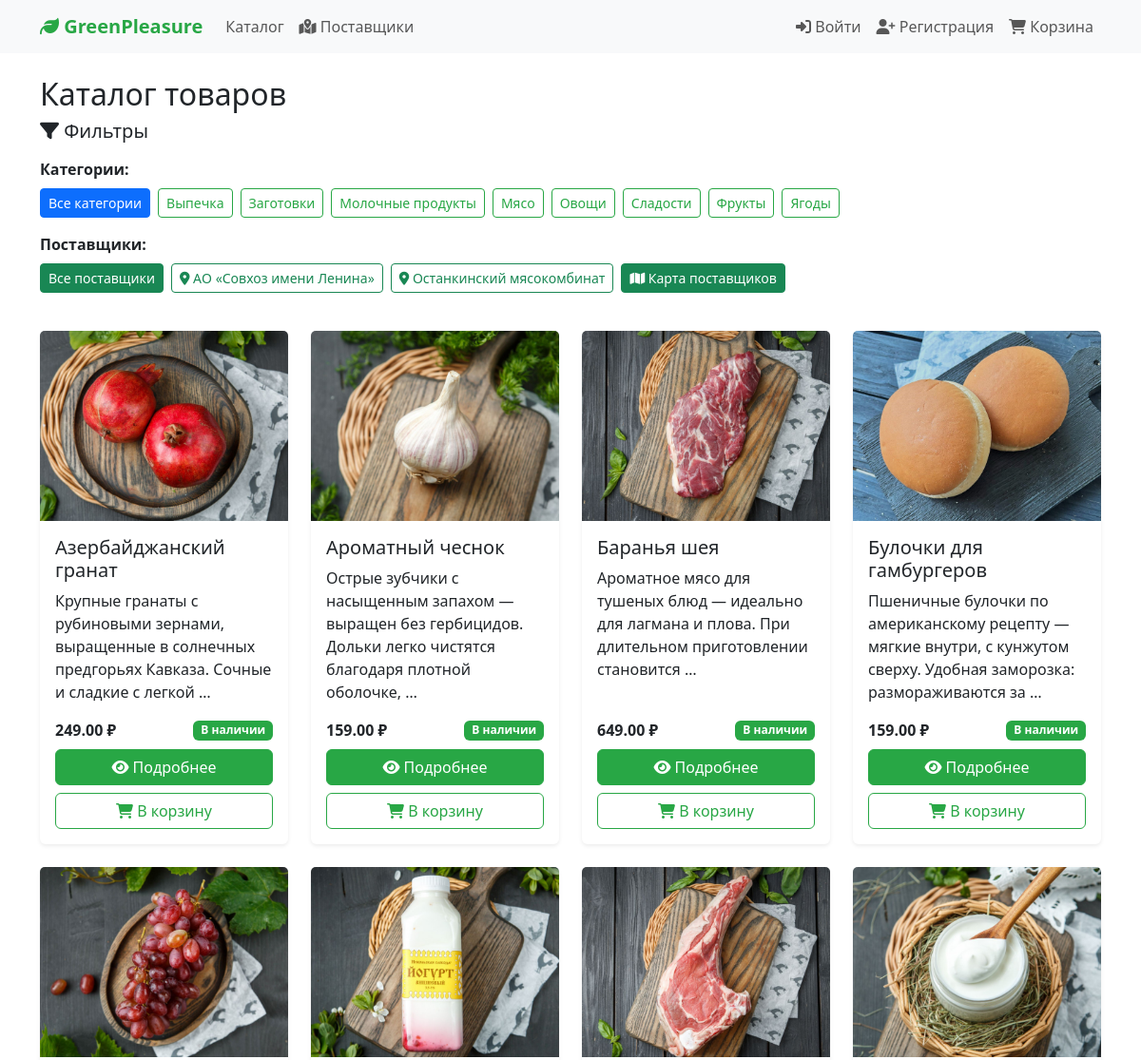
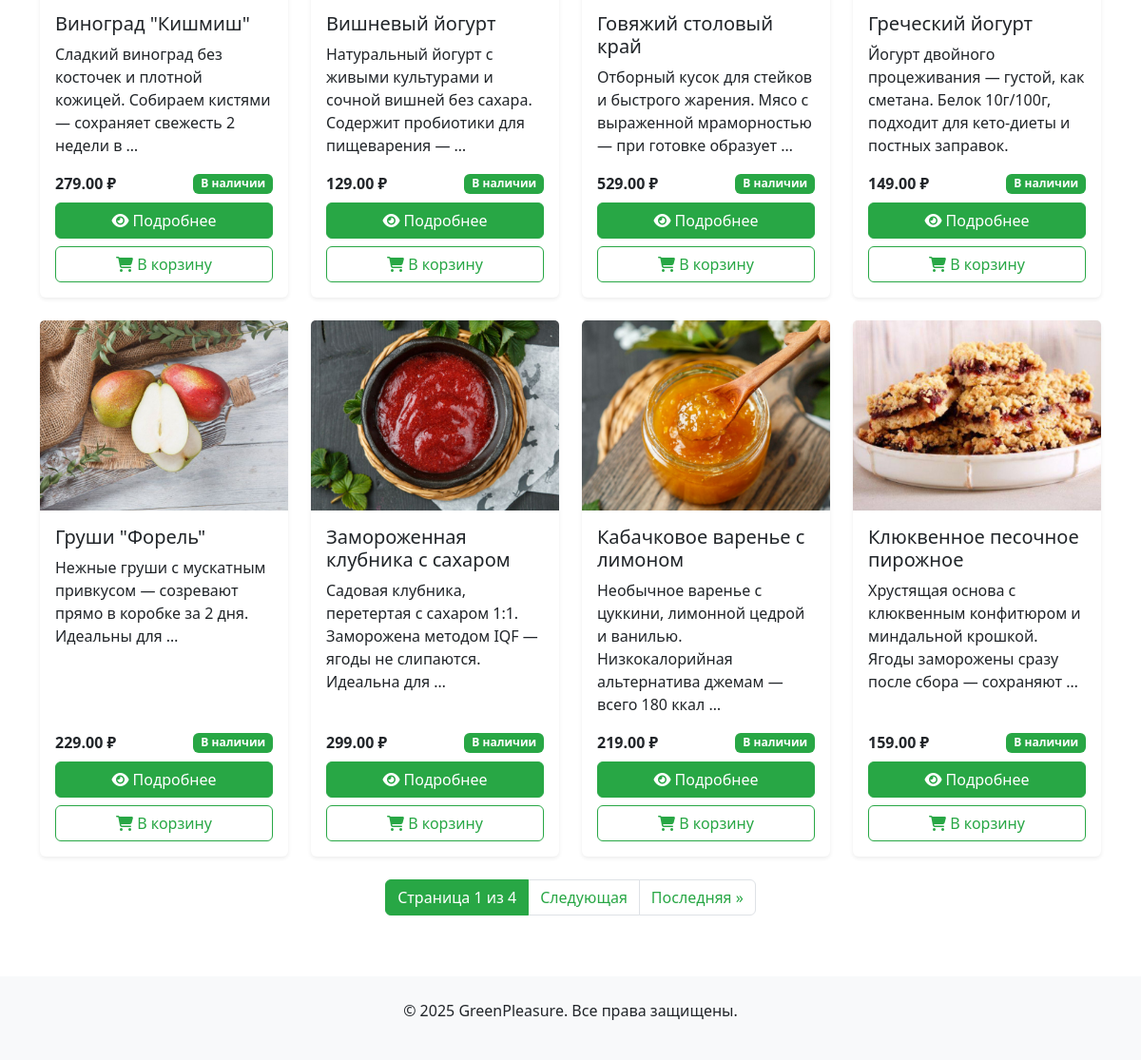
The page / on the database its author committed (2 pictures, top to bottom).
### products/models.py (models this page shows, shortened)
class Category(models.Model):
    name = models.CharField(max_length=100, verbose_name="Название")
    slug = models.SlugField(max_length=100, unique=True, verbose_name="URL")
    image = models.ImageField(upload_to='categories/', blank=True, null=True, verbose_name="Изображение")
    class Meta:
        verbose_name = "Категория"
        verbose_name_plural = "Категории"
        ordering = ['name']

class Supplier(models.Model):
    name = models.CharField(max_length=200, verbose_name="Название")
    description = models.TextField(blank=True, verbose_name="Описание")
    address = models.CharField(max_length=300, verbose_name="Адрес")
    latitude = models.DecimalField(max_digits=9, decimal_places=6, verbose_name="Широта")
    longitude = models.DecimalField(max_digits=9, decimal_places=6, verbose_name="Долгота")
    image = models.ImageField(upload_to='suppliers/', blank=True, null=True, verbose_name="Изображение")
    phone = models.CharField(max_length=20, blank=True, verbose_name="Телефон")
    email = models.EmailField(blank=True, verbose_name="Email")
    website = models.URLField(blank=True, verbose_name="Сайт")
    is_active = models.BooleanField(default=True, verbose_name="Активен")
    class Meta:
        verbose_name = "Поставщик"
        verbose_name_plural = "Поставщики"
        ordering = ['name']

class Product(models.Model):
    category = models.ForeignKey(Category, on_delete=models.CASCADE, verbose_name="Категория")
    supplier = models.ForeignKey('Supplier', on_delete=models.SET_NULL, null=True, blank=True, verbose_name="Поставщик", related_name='products')
    name = models.CharField(max_length=200, verbose_name="Название")
    slug = models.SlugField(max_length=200, unique=True, verbose_name="URL")
    image = models.ImageField(upload_to='products/', blank=True, null=True, verbose_name="Изображение")
    description = models.TextField(verbose_name="Описание")
    price = models.DecimalField(max_digits=10, decimal_places=2, verbose_name="Цена")
    weight = models.CharField(max_length=50, verbose_name="Вес")
    calories = models.CharField(max_length=50, verbose_name="Калории")
    protein = models.CharField(max_length=50, verbose_name="Белки")
    fat = models.CharField(max_length=50, verbose_name="Жиры")
    carbs = models.CharField(max_length=50, verbose_name="Углеводы")
    in_stock = models.BooleanField(default=True, verbose_name="В наличии")
    class Meta:
        verbose_name = "Товар"
        verbose_name_plural = "Товары"
        ordering = ['name']
    def formatted_price(self):
        return f"{self.price} ₽"

### products/views.py (the view)
# urls.py: path('', ProductListView.as_view(), name='product_list'),
class ProductListView(ListView):
    model = Product
    template_name = 'products/list.html'
    context_object_name = 'products'
    paginate_by = 12
    def get_queryset(self):
        queryset = Product.objects.filter(in_stock=True).select_related('category', 'supplier')
        category_slug = self.request.GET.get('category')
        supplier_id = self.request.GET.get('supplier')
        if category_slug:
            queryset = queryset.filter(category__slug=category_slug)
        if supplier_id:
            queryset = queryset.filter(supplier_id=supplier_id)
        return queryset
    def get_context_data(self, **kwargs):
        context = super().get_context_data(**kwargs)
        context['categories'] = Category.objects.all()
        context['suppliers'] = Supplier.objects.filter(is_active=True)
        context['current_category'] = self.request.GET.get('category', None)
        context['current_supplier'] = self.request.GET.get('supplier', None)
        return context

### orders/context_processors.py (called while the page is built)
def cart_context_processor(request):
    cart = request.session.get('cart', {})
    cart_count = sum(item['quantity'] for item in cart.values())
    cart_total = sum(float(item['price']) * item['quantity'] for item in cart.values())
    return {
        'cart_count': cart_count,
        'cart_total': cart_total
    }

### products/templates/products/list.html (shortened to what this page needs)
{% extends 'base.html' %}
{% block content %}
<div class="row">
    <div class="col-12">
        <h2>Каталог товаров</h2>
    </div>
</div>
<div class="row mb-4">
    <div class="col-12">
        <h5 class="mb-3"><i class="fas fa-filter"></i> Фильтры</h5>
        <div class="mb-3">
            <strong>Категории:</strong>
            <div class="d-flex flex-wrap gap-2 mt-2">
                <a href="{% url 'products:product_list' %}{% if current_supplier %}?supplier={{ current_supplier }}{% endif %}"
                   class="btn btn-outline-primary btn-sm {% if not current_category %}active{% endif %}">
                    Все категории
                </a>
                {% for category in categories %}
                    <a href="?category={{ category.slug }}{% if current_supplier %}&supplier={{ current_supplier }}{% endif %}"
                       class="btn btn-outline-primary btn-sm {% if current_category == category.slug %}active{% endif %}">
                        {{ category.name }}
                    </a>
                {% endfor %}
            </div>
        </div>
        {% if suppliers %}
        <div class="mb-3">
            <strong>Поставщики:</strong>
            <div class="d-flex flex-wrap gap-2 mt-2">
                <a href="{% url 'products:product_list' %}{% if current_category %}?category={{ current_category }}{% endif %}"
                   class="btn btn-outline-success btn-sm {% if not current_supplier %}active{% endif %}">
                    Все поставщики
                </a>
                {% for supplier in suppliers %}
                    <a href="?supplier={{ supplier.id }}{% if current_category %}&category={{ current_category }}{% endif %}"
                       class="btn btn-outline-success btn-sm {% if current_supplier == supplier.id|stringformat:'s' %}active{% endif %}">
                        <i class="fas fa-map-marker-alt"></i> {{ supplier.name }}
                    </a>
                {% endfor %}
                <a href="{% url 'products:supplier_map' %}" class="btn btn-success btn-sm">
                    <i class="fas fa-map"></i> Карта поставщиков
                </a>
            </div>
        </div>
        {% endif %}
    </div>
</div>
{% if products %}
    <div class="row">
        {% for product in products %}
            <div class="col-md-6 col-lg-4 col-xl-3 mb-4">
                <div class="card h-100">
                    {% if product.image %}
                        <img src="{{ product.image.url }}" class="card-img-top" alt="{{ product.name }}" style="height: 200px; object-fit: cover;">
                    {% else %}
                        <div class="bg-light d-flex align-items-center justify-content-center" style="height: 200px;">
                            <i class="fas fa-image fa-3x text-muted"></i>
                        </div>
                    {% endif %}
                    <div class="card-body d-flex flex-column">
                        <h5 class="card-title">{{ product.name }}</h5>
                        <p class="card-text flex-grow-1">{{ product.description|truncatewords:15 }}</p>
                        <div class="mt-auto">
                            <div class="d-flex justify-content-between align-items-center">
                                <span class="fw-bold">{{ product.formatted_price }}</span>
                                {% if product.in_stock %}
                                    <span class="badge bg-success">В наличии</span>
                                {% else %}
                                    <span class="badge bg-secondary">Нет в наличии</span>
                                {% endif %}
                            </div>
                            <div class="mt-2">
                                <a href="{% url 'products:product_detail' product.slug %}" class="btn btn-primary w-100">
                                    <i class="fas fa-eye"></i> Подробнее
                                </a>
                            </div>
                            {% if product.in_stock %}
                                <div class="mt-2">
                                    <form method="post" action="{% url 'orders:cart_add' product.id %}">
                                        <button type="submit" class="btn btn-outline-primary w-100">
                                            <i class="fas fa-shopping-cart"></i> В корзину
                                        </button>
                                    </form>
                                </div>
                            {% endif %}
                        </div>
                    </div>
                </div>
            </div>
        {% endfor %}
    </div>
    {% if is_paginated %}
        <div class="row">
            <div class="col-12">
                <nav aria-label="Навигация по страницам">
                    <ul class="pagination justify-content-center">
                        <li class="page-item active">
                            <span class="page-link">
                                Страница {{ page_obj.number }} из {{ page_obj.paginator.num_pages }}
                            </span>
                        </li>
                        {% if page_obj.has_next %}
                            <li class="page-item">
                                <a class="page-link" href="?page={{ page_obj.next_page_number }}">Следующая</a>
                            </li>
                            <li class="page-item">
                                <a class="page-link" href="?page={{ page_obj.paginator.num_pages }}">Последняя &raquo;</a>
                            </li>
                        {% endif %}
                    </ul>
                </nav>
            </div>
        </div>
    {% endif %}
{% endif %}
{% endblock %}

### products/templates/base.html (shortened to what this page needs)
<!DOCTYPE html>
<html lang="ru">
<head>
    <link href="https://cdn.jsdelivr.net/npm/bootstrap@5.3.0/dist/css/bootstrap.min.css" rel="stylesheet">
    <link rel="stylesheet" href="https://cdnjs.cloudflare.com/ajax/libs/font-awesome/6.4.0/css/all.min.css">
    <link href="/static/css/style.css" rel="stylesheet">
</head>
<body>
    <nav class="navbar navbar-expand-lg navbar-light bg-light">
        <div class="container">
            <a class="navbar-brand" href="{% url 'products:product_list' %}">
                <i class="fas fa-leaf"></i> GreenPleasure
            </a>
            <div class="collapse navbar-collapse" id="navbarNav">
                <ul class="navbar-nav me-auto">
                    <li class="nav-item">
                        <a class="nav-link" href="{% url 'products:product_list' %}">Каталог</a>
                    </li>
                    <li class="nav-item">
                        <a class="nav-link" href="{% url 'products:supplier_map' %}">
                            <i class="fas fa-map-marked-alt"></i> Поставщики
                        </a>
                    </li>
                </ul>
                <ul class="navbar-nav">
                    {% if user.is_authenticated %}
                        <li class="nav-item">
                            <a class="nav-link" href="{% url 'accounts:profile' %}">
                                <i class="fas fa-user"></i> {{ user.first_name }}
                            </a>
                        </li>
                        <li class="nav-item">
                            <a class="nav-link" href="{% url 'accounts:logout' %}">
                                <i class="fas fa-sign-out-alt"></i> Выход
                            </a>
                        </li>
                    {% else %}
                        <li class="nav-item">
                            <a class="nav-link" href="{% url 'accounts:login' %}">
                                <i class="fas fa-sign-in-alt"></i> Войти
                            </a>
                        </li>
                        <li class="nav-item">
                            <a class="nav-link" href="{% url 'accounts:register' %}">
                                <i class="fas fa-user-plus"></i> Регистрация
                            </a>
                        </li>
                    {% endif %}
                    <li class="nav-item">
                        <a class="nav-link" href="{% url 'orders:cart_detail' %}">
                            <i class="fas fa-shopping-cart"></i>
                            Корзина
                        </a>
                    </li>
                </ul>
            </div>
        </div>
    </nav>
    <main class="container mt-4">
        {% block content %}
        {% endblock %}
    </main>
    <footer class="bg-light mt-5 py-4">
        <div class="container text-center">
            <p>&copy; 2025 GreenPleasure. Все права защищены.</p>
        </div>
    </footer>
</body>
</html>

### products/static/css/style.css (style rules this page uses)
.card { transition: transform 0.2s ease-in-out, box-shadow 0.2s ease-in-out; border: none; box-shadow: 0 0.125rem 0.25rem rgba(0, 0, 0, 0.075); }
.navbar-brand { font-weight: bold; color: #28a745 !important; }
.bg-light { background-color: #f8f9fa !important; }
.btn-primary { background-color: #28a745; border-color: #28a745; }
.btn-outline-primary { color: #28a745; border-color: #28a745; }
.badge.bg-success { background-color: #28a745 !important; }
footer { margin-top: auto; }
.page-item.active .page-link { background-color: #28a745; border-color: #28a745; }
.page-link { color: #28a745; }

### rows shown on the page
Category: name "Выпечка"
Category: name "Заготовки"
Category: name "Молочные продукты"
Category: name "Мясо"
Category: name "Овощи"
Category: name "Сладости"
Category: name "Фрукты"
Category: name "Ягоды"
Supplier: name "АО «Совхоз имени Ленина»"
Supplier: name "Останкинский мясокомбинат"
Product: image (picture), name "Азербайджанский гранат", description "Крупные гранаты с рубиновыми зернами, выращенные в солнечных предгорьях Кавказа. Сочные и сладкие с легкой …", formatted_price "249.00 ₽", in_stock "В наличии"
Product: image (picture), name "Ароматный чеснок", description "Острые зубчики с насыщенным запахом — выращен без гербицидов. Дольки легко чистятся благодаря плотной оболочке, …", formatted_price "159.00 ₽", in_stock "В наличии"
Product: image (picture), name "Баранья шея", description "Ароматное мясо для тушеных блюд — идеально для лагмана и плова. При длительном приготовлении становится …", formatted_price "649.00 ₽", in_stock "В наличии"
Product: image (picture), name "Булочки для гамбургеров", description "Пшеничные булочки по американскому рецепту — мягкие внутри, с кунжутом сверху. Удобная заморозка: размораживаются за …", formatted_price "159.00 ₽", in_stock "В наличии"
Product: image (picture), name "Виноград \"Кишмиш\"", description "Сладкий виноград без косточек и плотной кожицей. Собираем кистями — сохраняет свежесть 2 недели в …", formatted_price "279.00 ₽", in_stock "В наличии"
Product: image (picture), name "Вишневый йогурт", description "Натуральный йогурт с живыми культурами и сочной вишней без сахара. Содержит пробиотики для пищеварения — …", formatted_price "129.00 ₽", in_stock "В наличии"
Product: image (picture), name "Говяжий столовый край", description "Отборный кусок для стейков и быстрого жарения. Мясо с выраженной мраморностью — при готовке образует …", formatted_price "529.00 ₽", in_stock "В наличии"
Product: image (picture), name "Греческий йогурт", description "Йогурт двойного процеживания — густой, как сметана. Белок 10г/100г, подходит для кето-диеты и постных заправок.", formatted_price "149.00 ₽", in_stock "В наличии"
Product: image (picture), name "Груши \"Форель\"", description "Нежные груши с мускатным привкусом — созревают прямо в коробке за 2 дня. Идеальны для …", formatted_price "229.00 ₽", in_stock "В наличии"
Product: image (picture), name "Замороженная клубника с сахаром", description "Садовая клубника, перетертая с сахаром 1:1. Заморожена методом IQF — ягоды не слипаются. Идеальна для …", formatted_price "299.00 ₽", in_stock "В наличии"
Product: image (picture), name "Кабачковое варенье с лимоном", description "Необычное варенье с цуккини, лимонной цедрой и ванилью. Низкокалорийная альтернатива джемам — всего 180 ккал …", formatted_price "219.00 ₽", in_stock "В наличии"
Product: image (picture), name "Клюквенное песочное пирожное", description "Хрустящая основа с клюквенным конфитюром и миндальной крошкой. Ягоды заморожены сразу после сбора — сохраняют …", formatted_price "159.00 ₽", in_stock "В наличии"

### other values the page prints
{{ page_obj.number }} "1"
{{ page_obj.paginator.num_pages }} "4"
